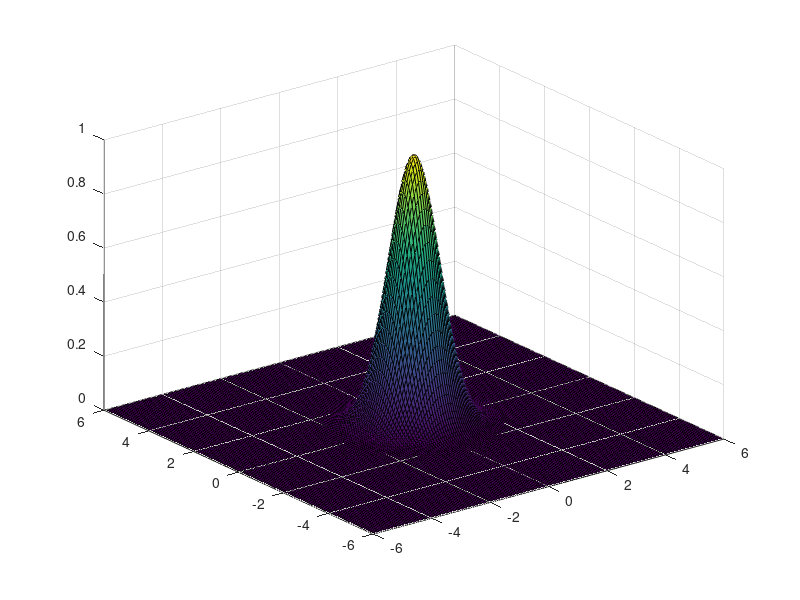
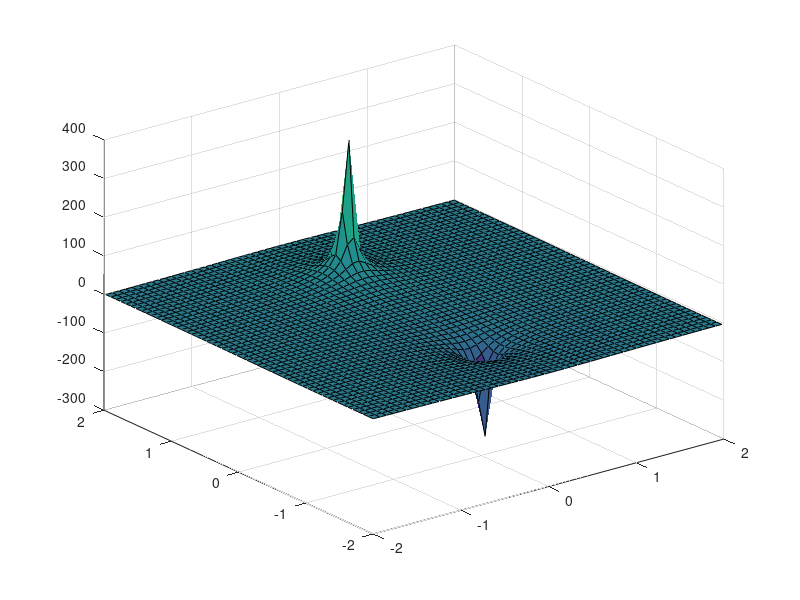
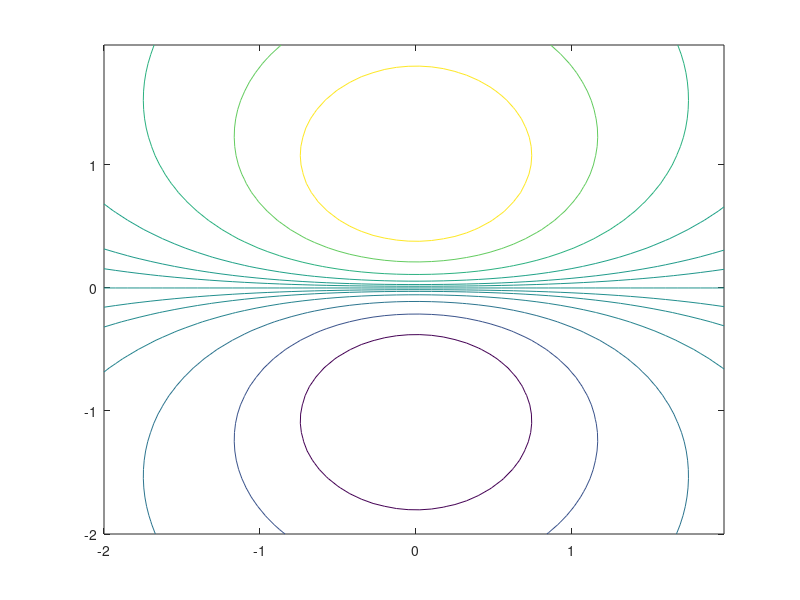
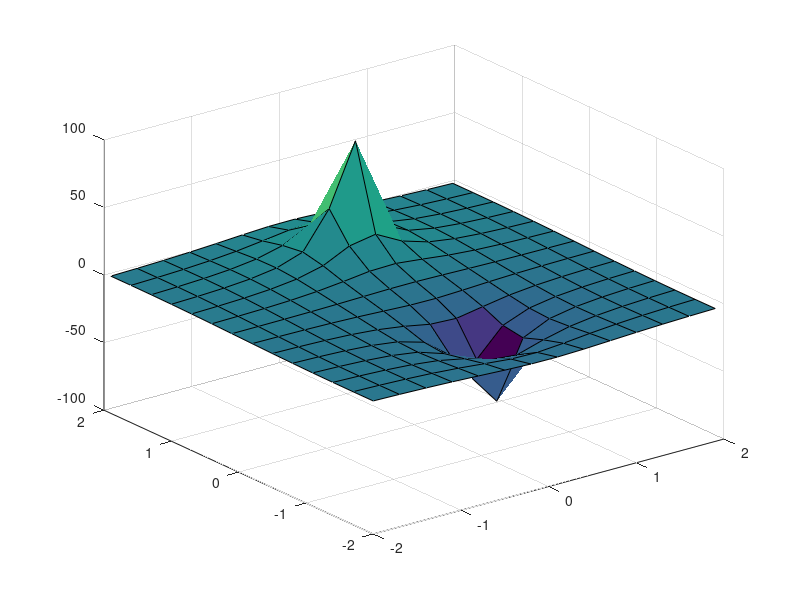

The MATLAB script that drew these images, in order:
% 1)
dx = 0.075; dy = 0.075;
[x,y] = meshgrid(-6:dx:6,-6:dy:6);

G = exp((-x.^2) - (y.^2));

figure(1)
surf(x,y,G)
 %Testing the function
 
G(26,26)
G(26,20)

%2)
dx = 0.075; dy = 0.075;
[x,y] = meshgrid(-2:dx:2, -2:dy:2);

k = 8.99e9; q1 = 1e-9; q2 = -1e-9; d = 1
V = (k*q1./(x.^2+(y-d).^2).^(1/2)) + (k*q2./(x.^2+(y+d).^2).^(1/2));

figure(2)
surf(x,y,V)

levels = [8 4 2 1 0.5 0.25 0 -0.25 -0.5 -1 -2 -4 -8];
figure(3)
[C,h] = contour(x,y,V,levels);


V(20,30)


%3)
figure(4)
dxA = 0.3; dyA = 0.3
[x,y] = meshgrid(-2:dxA:2, -2:dyA:2);
k = 8.99e9; q1 = 1e-9; q2 = -1e-9; d = 1
V = (k*q1./(x.^2+(y-d).^2).^(1/2)) + (k*q2./(x.^2+(y+d).^2).^(1/2));
surf(x,y,V)
V(4,8)

figure(5)
dxB = 0.5; dyB = 0.5
[x,y] = meshgrid(-2:dxB:2, -2:dyB:2);

k = 8.99e9; q1 = 1e-9; q2 = -1e-9; d = 1
V = (k*q1./(x.^2+(y-d).^2).^(1/2)) + (k*q2./(x.^2+(y+d).^2).^(1/2));
surf(x,y,V)
V(4,8)

figure(6)
dxC = 0.05; dyC = 0.05 
[x,y] = meshgrid(-2:dxC:2, -2:dyC:2);

k = 8.99e9; q1 = 1e-9; q2 = -1e-9; d = 1
V = (k*q1./(x.^2+(y-d).^2).^(1/2)) + (k*q2./(x.^2+(y+d).^2).^(1/2));
surf(x,y,V)
V(30,40)